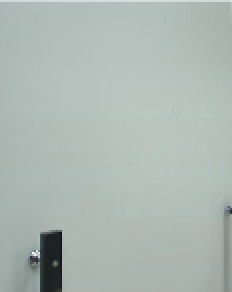
#> input picture img/vis.png, 116 x 146 px (shown 2 times larger)
$ python '颜色空间分布.py'
#> lines starting #> are read from the running program, lines starting #| are printed output that depends on the picture
from PIL import Image
import matplotlib.pyplot as plt

def plot_color_histogram(image_path):
    # 打开图片
#> called with image_path = 'img/vis.png'
    image = Image.open(image_path)
#> image is the input picture: PIL image 116x146 RGB; mean R, G, B 172.7, 184.2, 178.9

    # 获取图片像素数据
    pixels = image.getdata()

    # 分离RGB通道
    red = [pixel[0] for pixel in pixels]
#> red = 16936 values, max 246 at index 14632, min 21 at index 13485, mean 172.7
    green = [pixel[1] for pixel in pixels]
#> green = 16936 values, max 248 at index 14632, min 22 at index 14530, mean 184.2
    blue = [pixel[2] for pixel in pixels]
#> blue = 16936 values, max 250 at index 14632, min 24 at index 14066, mean 178.9

    # 绘制颜色直方图
    plt.figure(figsize=(10, 6))

    plt.subplot(3, 1, 1)
    plt.hist(red, bins=256, range=(0, 255), color='red', alpha=0.5)
    plt.title('Red Channel')

    plt.subplot(3, 1, 2)
    plt.hist(green, bins=256, range=(0, 255), color='green', alpha=0.5)
    plt.title('Green Channel')

    plt.subplot(3, 1, 3)
    plt.hist(blue, bins=256, range=(0, 255), color='blue', alpha=0.5)
    plt.title('Blue Channel')

    plt.tight_layout()
    plt.show()
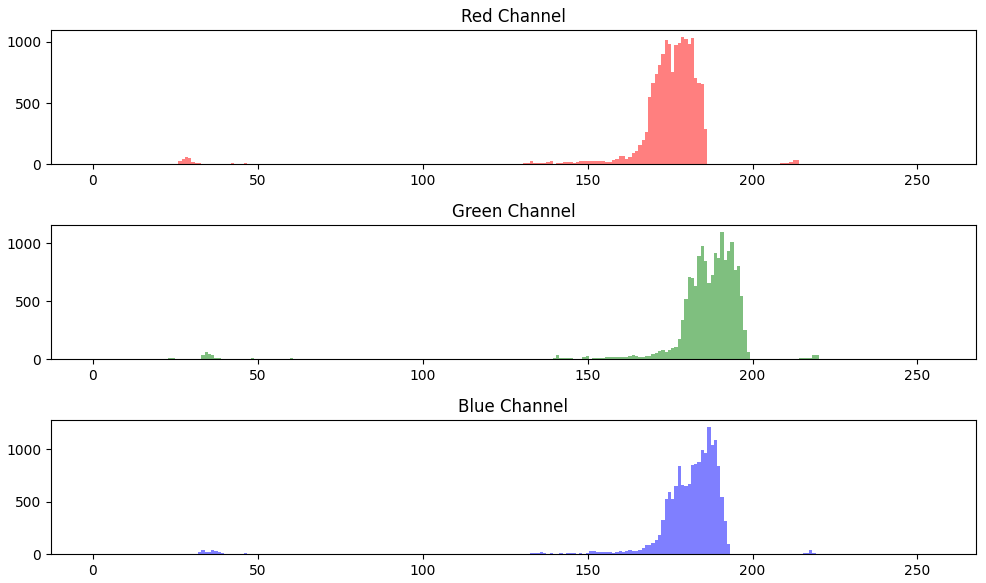
#> figure drawn by matplotlib, 3 panels; panel 1: tallest bar 1042 high, from x = 178.3 to 179.3; panel 2: tallest bar 1099 high, from x = 190.3 to 191.2; panel 3: tallest bar 1215 high, from x = 186.3 to 187.3

# 示例图片路径（请替换为您自己的图片路径）
image_path = 'img/vis.png'

plot_color_histogram(image_path)
